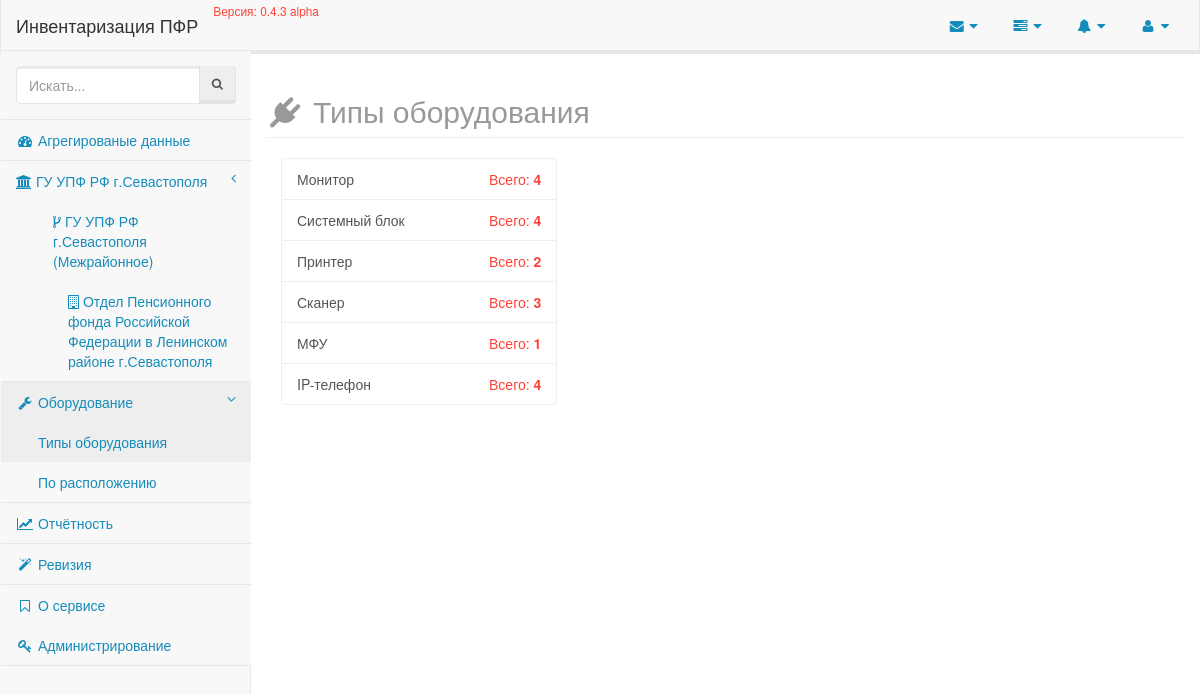
Screenshot of /equipments/types/ with the database file from the repository.
### enterprise/models/organisation.py (models this page shows, shortened)
class Organisation(models.Model):
    title = models.CharField(_('Наименование'), max_length=80, unique=True, db_index=True)
    short_title = models.CharField(_('Краткое наименование'), max_length=40, unique=True, blank=True)
    parent = models.ForeignKey('self', related_name='subordinates', default=0, blank=True, null=True, verbose_name='В подчинении')
    @staticmethod
    def all():
        return Organisation.objects.all()
    class Meta:
        verbose_name = _('Организация')
        verbose_name_plural = _('Организации')
        app_label = 'enterprise'

### equipment/models/equipment_types.py (models this page shows, shortened)
class EquipmentTypes(models.Model):
    value = models.CharField('Значение', max_length=50, unique=True, db_index=True)
    annotation = EquipmentTypesAnnotation()
    equipments = EquipmentsTypeManager()
    objects = models.Manager()
    class Meta:
        verbose_name = 'Тип оборудования'
        verbose_name_plural = 'Типы оборудования'
        app_label = 'equipment'
        ordering = ['value']

### equipment/views.py (the view)
class EquipmentTypesView(TemplateView):
    template_name = 'equipment/types.html'
    page_title = 'Типы оборудования'
    type_set_annotation = EquipmentTypes.annotation.all()

### enterprise/templatetags/organisations_menu.py (called while the page is built)
@register.inclusion_tag('partials/organisations_menu.html')
def organisations_menu():
    menu = Organisation.all().filter(parent=None)
    return {'menu': menu}

### events/templatetags/events.py (called while the page is built)
@register.inclusion_tag('partials/_events.html')
def events():
    logs = LogEntry.objects.select_related('content_type').all().order_by('-action_time')[:5]
    return {
        'events': logs
    }

### inventory/__init__.py (called while the page is built)
def appname(request):
    return {'appname': __appname__}

def app_version(request):
    return {'app_version': __version__}

### equipment/templates/equipment/types.html (shortened to what this page needs)
{% extends 'layouts/application.html' %}
{% block content %}
    <div class="row">
        <h2 class="page-header text-muted">
            <i class="fa fa-plug fa-fw"></i>
            {{ view.page_title }}
        </h2>
        <div class="col-lg-4">
            <div class="list-group">
                {% for type in view.type_set_annotation %}
                    <a href="{% url 'equipment:type' type.id %}" class="list-group-item">
                        {{ type.value }}
                        <span class="pull-right text-danger">
                            Всего: <b>{{ type.types_count }}</b>
                        </span>
                    </a>
                {% endfor %}
            </div>
        </div>
    </div>
{% endblock %}

### templates/partials/organisations_menu.html
{% for item in menu %}
    <li>
        <a href="{% url 'enterprise:detail' item.pk %}">
            <span class="fa fa-institution"> </span>
            {{ item.title }}
            <span class="fa arrow"></span>
        </a>
            <ul class="nav nav-third-level">
                {% for subordinate in item.subordinates.all %}
                    <li>
                        <a href="{% url 'enterprise:detail' subordinate.pk %}">
                            <span class="fa fa-code-fork"> </span>
                            {{ subordinate.title }}
                        </a>
                            <ul class="nav nav-fourth-level">
                                {% for sub in subordinate.subordinates.all %}
                                    <li>
                                        <a href="{% url 'enterprise:detail' sub.pk %}">
                                            <span class="fa fa-building-o"> </span>
                                            {{ sub.title }}
                                        </a>
                                    </li>
                                {% endfor %}
                            </ul>
                    </li>
                {% endfor %}
            </ul>
    </li>
{% endfor %}

### rows the page displays
Organisation: title "ГУ УПФ РФ г.Севастополя"
Organisation: title "ГУ УПФ РФ г.Севастополя (Межрайонное)"
Organisation: title "Отдел Пенсионного фонда Российской Федерации в Ленинском районе г.Севастополя"
EquipmentTypes: value "Монитор", types_count "4"
EquipmentTypes: value "Системный блок", types_count "4"
EquipmentTypes: value "Принтер", types_count "2"
EquipmentTypes: value "Сканер", types_count "3"
EquipmentTypes: value "МФУ", types_count "1"
EquipmentTypes: value "IP-телефон", types_count "4"

### other values shown
{{ appname }} "Инвентаризация ПФР"
{{ app_version }} "0.4.3 alpha"
{{ view.page_title }} "Типы оборудования"
